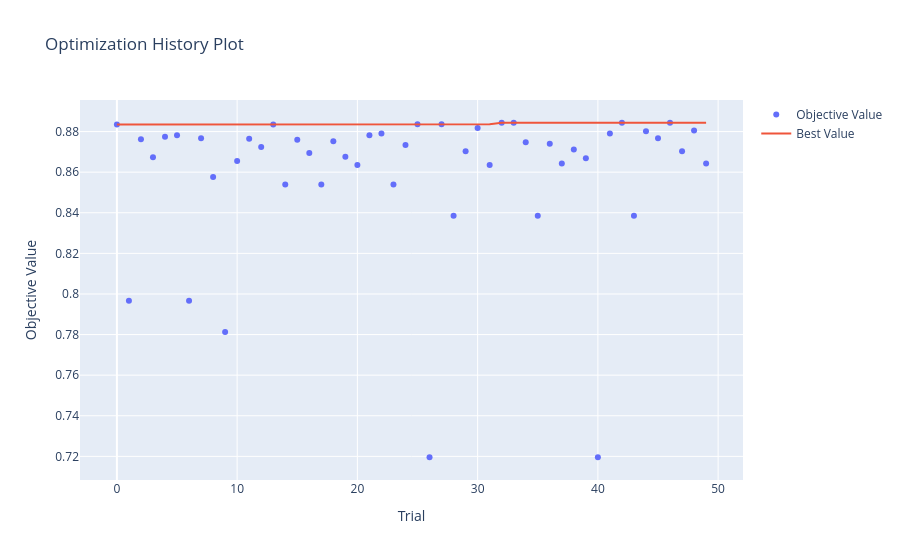

The notebook cell this image was saved under:
### Code cell
vis.plot_optimization_history(study_tree)
